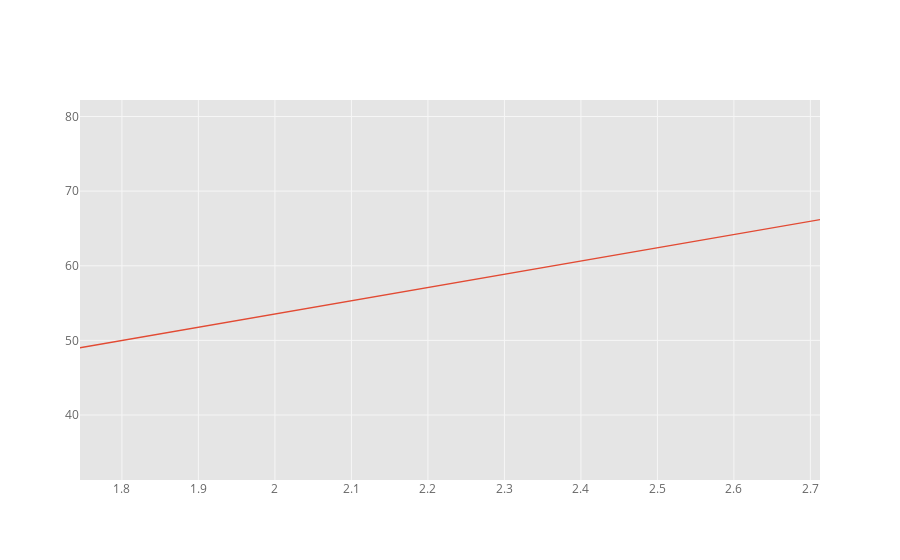

Here is the notebook cell this chart was saved with:
### Markdown cell above
## ¿A qué elementos se puede aplicar un mismo diagrama?
El diagrama AVOW se puede aplicar a elementos con tensión igual o corriente igual, para la mayoría de casos quiere decir que deben haber tantos gráficos diferentes, como corrientes puedan existir, ya que es más común encontrar corrientes iguales, debido a que cada malla comparte una, pero en la intersección de cada par de mallas hay otra corriente.

### Code cell
df2 = pd.DataFrame(Tresistencias, index=['V','I','R'])
df3 = df2.transpose()
df3.iplot(x='I', y='V')
df3

### Figure 1 — Plotly figure (JSON) as saved in the notebook; plotly's stock layout.template omitted (floating-point values rounded to 4 significant figures)
{"data": [{"line": {"color": "rgba(226, 74, 51, 1.0)", "dash": "solid", "shape": "linear", "width": 1.3}, "mode": "lines", "name": "V", "text": "", "type": "scatter", "x": [-2.33, 8, 2.67], "y": [-23.3, 160, 133.5]}], "layout": {"autosize": true, "dragmode": "pan", "legend": {"bgcolor": "#FFFFFF", "font": {"color": "#666666"}}, "paper_bgcolor": "#FFFFFF", "plot_bgcolor": "#E5E5E5", "title": {"font": {"color": "#151516"}}, "xaxis": {"autorange": false, "gridcolor": "#F6F6F6", "range": [1.745, 2.713], "showgrid": true, "tickfont": {"color": "#666666"}, "title": {"font": {"color": "#666666"}, "text": ""}, "type": "linear", "zerolinecolor": "#F6F6F6"}, "yaxis": {"autorange": false, "gridcolor": "#F6F6F6", "range": [31.29, 82.21], "showgrid": true, "tickfont": {"color": "#666666"}, "title": {"font": {"color": "#666666"}, "text": ""}, "type": "linear", "zerolinecolor": "#F6F6F6"}}}
